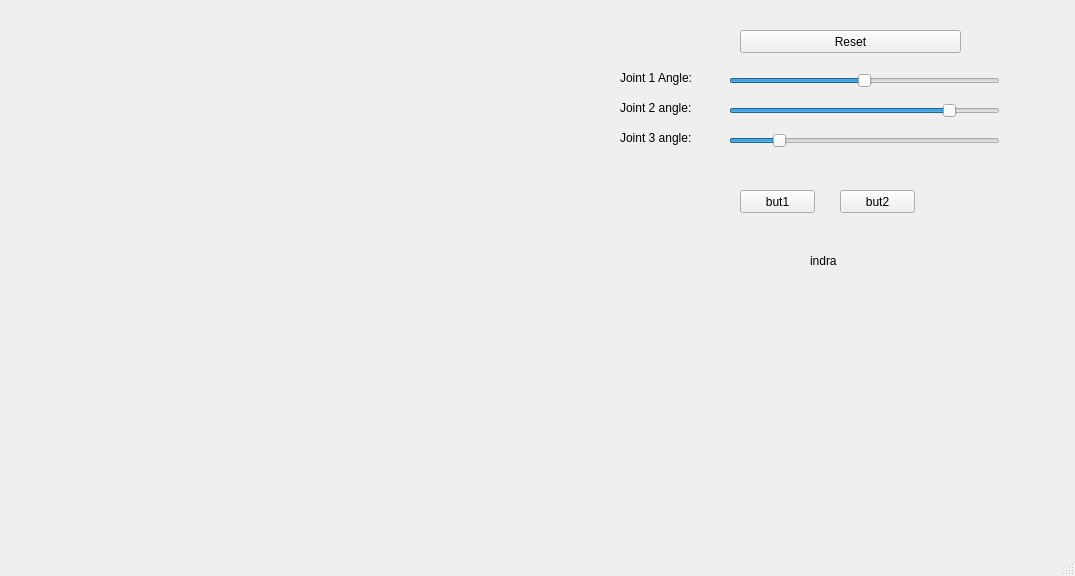
<?xml version="1.0" encoding="UTF-8"?>
<ui version="4.0">
 <class>MainWindow</class>
 <widget class="QMainWindow" name="MainWindow">
  <property name="geometry">
   <rect>
    <x>0</x>
    <y>0</y>
    <width>1075</width>
    <height>576</height>
   </rect>
  </property>
  <property name="windowTitle">
   <string>MainWindow</string>
  </property>
  <widget class="QWidget" name="centralwidget">
   <widget class="QPushButton" name="pushButton1">
    <property name="geometry">
     <rect>
      <x>740</x>
      <y>190</y>
      <width>75</width>
      <height>23</height>
     </rect>
    </property>
    <property name="text">
     <string>but1</string>
    </property>
   </widget>
   <widget class="QPushButton" name="pushButton2">
    <property name="geometry">
     <rect>
      <x>840</x>
      <y>190</y>
      <width>75</width>
      <height>23</height>
     </rect>
    </property>
    <property name="text">
     <string>but2</string>
    </property>
   </widget>
   <widget class="QLabel" name="label1">
    <property name="geometry">
     <rect>
      <x>810</x>
      <y>240</y>
      <width>181</width>
      <height>41</height>
     </rect>
    </property>
    <property name="text">
     <string>indra</string>
    </property>
   </widget>
   <widget class="QSlider" name="hslider1">
    <property name="geometry">
     <rect>
      <x>729</x>
      <y>70</y>
      <width>271</width>
      <height>22</height>
     </rect>
    </property>
    <property name="minimum">
     <number>0</number>
    </property>
    <property name="maximum">
     <number>180</number>
    </property>
    <property name="singleStep">
     <number>1</number>
    </property>
    <property name="value">
     <number>90</number>
    </property>
    <property name="orientation">
     <enum>Qt::Horizontal</enum>
    </property>
   </widget>
   <widget class="QSlider" name="hslider2">
    <property name="geometry">
     <rect>
      <x>729</x>
      <y>100</y>
      <width>271</width>
      <height>22</height>
     </rect>
    </property>
    <property name="minimum">
     <number>-90</number>
    </property>
    <property name="maximum">
     <number>90</number>
    </property>
    <property name="value">
     <number>60</number>
    </property>
    <property name="orientation">
     <enum>Qt::Horizontal</enum>
    </property>
   </widget>
   <widget class="QSlider" name="hslider3">
    <property name="geometry">
     <rect>
      <x>729</x>
      <y>130</y>
      <width>271</width>
      <height>22</height>
     </rect>
    </property>
    <property name="minimum">
     <number>-90</number>
    </property>
    <property name="maximum">
     <number>90</number>
    </property>
    <property name="value">
     <number>-60</number>
    </property>
    <property name="orientation">
     <enum>Qt::Horizontal</enum>
    </property>
   </widget>
   <widget class="QLabel" name="labels1">
    <property name="geometry">
     <rect>
      <x>620</x>
      <y>70</y>
      <width>91</width>
      <height>16</height>
     </rect>
    </property>
    <property name="text">
     <string>Joint 1 Angle:</string>
    </property>
   </widget>
   <widget class="QLabel" name="labels2">
    <property name="geometry">
     <rect>
      <x>620</x>
      <y>100</y>
      <width>91</width>
      <height>16</height>
     </rect>
    </property>
    <property name="text">
     <string>Joint 2 angle:</string>
    </property>
   </widget>
   <widget class="QLabel" name="labels3">
    <property name="geometry">
     <rect>
      <x>620</x>
      <y>130</y>
      <width>91</width>
      <height>16</height>
     </rect>
    </property>
    <property name="text">
     <string>Joint 3 angle:</string>
    </property>
   </widget>
   <widget class="MplWidget" name="MplWidget" native="true">
    <property name="enabled">
     <bool>true</bool>
    </property>
    <property name="geometry">
     <rect>
      <x>20</x>
      <y>30</y>
      <width>581</width>
      <height>491</height>
     </rect>
    </property>
    <property name="mouseTracking">
     <bool>true</bool>
    </property>
    <property name="tabletTracking">
     <bool>true</bool>
    </property>
   </widget>
   <widget class="QPushButton" name="pushButton_reset">
    <property name="geometry">
     <rect>
      <x>740</x>
      <y>30</y>
      <width>221</width>
      <height>23</height>
     </rect>
    </property>
    <property name="text">
     <string>Reset</string>
    </property>
   </widget>
  </widget>
  <widget class="QMenuBar" name="menubar">
   <property name="geometry">
    <rect>
     <x>0</x>
     <y>0</y>
     <width>1075</width>
     <height>26</height>
    </rect>
   </property>
  </widget>
  <widget class="QStatusBar" name="statusbar"/>
 </widget>
 <customwidgets>
  <customwidget>
   <class>MplWidget</class>
   <extends>QWidget</extends>
   <header>mplwidget.h</header>
   <container>1</container>
  </customwidget>
 </customwidgets>
 <resources/>
 <connections/>
</ui>
